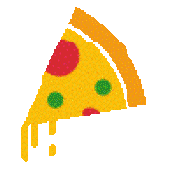
#> input picture Python Chemotaxis Assignment/pizza.gif, 169 x 169 px
$ python 'PILLOW IS SO SOFT.py'
#> lines starting #> are read from the running program, lines starting #| are printed output that depends on the picture
from PIL import Image

try:
    original = Image.open("pizza.gif")
#> original is the input picture: PIL image 169x169 P; mean R, G, B, A 67.6, 47, 5.7, 74

    width, height = original.size
#> width = 169; height = 169
    newsize = (20,300)
    im2 = original.resize(newsize)
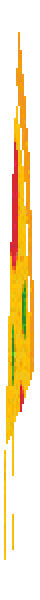
#> im2: PIL image 20x300 P (shown 2 times larger); mean R, G, B, A 67.1, 46.6, 5.4, 73.1; transparent parts drawn white
    im2.show()
except:
    print("Unable to load image")
